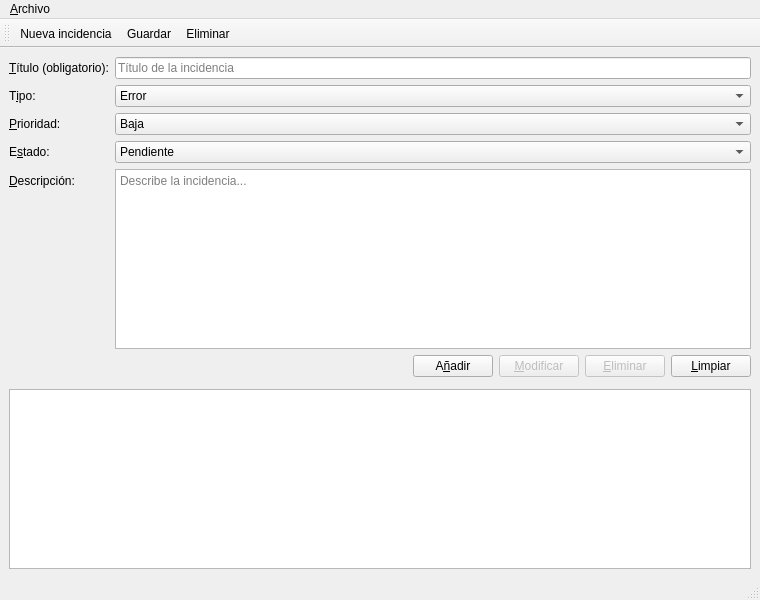
<?xml version="1.0" encoding="UTF-8"?>
<ui version="4.0">
 <class>VentanaPrincipal</class>
 <widget class="QMainWindow" name="VentanaPrincipal">
  <property name="geometry">
   <rect>
    <x>0</x>
    <y>0</y>
    <width>760</width>
    <height>600</height>
   </rect>
  </property>
  <property name="windowTitle">
   <string>BugTracker</string>
  </property>
  <widget class="QWidget" name="centralwidget">
   <layout class="QVBoxLayout" name="verticalLayout">
    <item>
     <layout class="QFormLayout" name="formLayout">
      <item row="0" column="0">
       <widget class="QLabel" name="lblTitulo">
        <property name="text">
         <string>&amp;Título (obligatorio):</string>
        </property>
        <property name="buddy">
         <cstring>txtTitulo</cstring>
        </property>
       </widget>
      </item>
      <item row="0" column="1">
       <widget class="QLineEdit" name="txtTitulo">
        <property name="placeholderText">
         <string>Título de la incidencia</string>
        </property>
       </widget>
      </item>
      <item row="1" column="0">
       <widget class="QLabel" name="lblTipo">
        <property name="text">
         <string>T&amp;ipo:</string>
        </property>
        <property name="buddy">
         <cstring>cmbTipo</cstring>
        </property>
       </widget>
      </item>
      <item row="1" column="1">
       <widget class="QComboBox" name="cmbTipo">
        <item>
         <property name="text">
          <string>Error</string>
         </property>
        </item>
        <item>
         <property name="text">
          <string>Mejora</string>
         </property>
        </item>
        <item>
         <property name="text">
          <string>Nueva funcionalidad</string>
         </property>
        </item>
       </widget>
      </item>
      <item row="2" column="0">
       <widget class="QLabel" name="lblPrioridad">
        <property name="text">
         <string>&amp;Prioridad:</string>
        </property>
        <property name="buddy">
         <cstring>cmbPrioridad</cstring>
        </property>
       </widget>
      </item>
      <item row="2" column="1">
       <widget class="QComboBox" name="cmbPrioridad">
        <item>
         <property name="text">
          <string>Baja</string>
         </property>
        </item>
        <item>
         <property name="text">
          <string>Media</string>
         </property>
        </item>
        <item>
         <property name="text">
          <string>Alta</string>
         </property>
        </item>
        <item>
         <property name="text">
          <string>Crítica</string>
         </property>
        </item>
       </widget>
      </item>
      <item row="3" column="0">
       <widget class="QLabel" name="lblEstado">
        <property name="text">
         <string>E&amp;stado:</string>
        </property>
        <property name="buddy">
         <cstring>cmbEstado</cstring>
        </property>
       </widget>
      </item>
      <item row="3" column="1">
       <widget class="QComboBox" name="cmbEstado">
        <item>
         <property name="text">
          <string>Pendiente</string>
         </property>
        </item>
        <item>
         <property name="text">
          <string>En proceso</string>
         </property>
        </item>
        <item>
         <property name="text">
          <string>Resuelta</string>
         </property>
        </item>
       </widget>
      </item>
      <item row="4" column="0">
       <widget class="QLabel" name="lblDescripcion">
        <property name="text">
         <string>&amp;Descripción:</string>
        </property>
        <property name="buddy">
         <cstring>txtDescripcion</cstring>
        </property>
       </widget>
      </item>
      <item row="4" column="1">
       <widget class="QTextEdit" name="txtDescripcion">
        <property name="tabChangesFocus">
         <bool>true</bool>
        </property>
        <property name="placeholderText">
         <string>Describe la incidencia...</string>
        </property>
       </widget>
      </item>
     </layout>
    </item>
    <item>
     <layout class="QHBoxLayout" name="horizontalLayout">
      <item>
       <spacer name="horizontalSpacer">
        <property name="orientation">
         <enum>Qt::Orientation::Horizontal</enum>
        </property>
        <property name="sizeHint" stdset="0">
         <size>
          <width>40</width>
          <height>20</height>
         </size>
        </property>
       </spacer>
      </item>
      <item>
       <widget class="QPushButton" name="btnAnadir">
        <property name="toolTip">
         <string>Crea una incidencia con los datos del formulario</string>
        </property>
        <property name="text">
         <string>A&amp;ñadir</string>
        </property>
       </widget>
      </item>
      <item>
       <widget class="QPushButton" name="btnModificar">
        <property name="enabled">
         <bool>false</bool>
        </property>
        <property name="toolTip">
         <string>Guarda los cambios de la incidencia seleccionada</string>
        </property>
        <property name="text">
         <string>&amp;Modificar</string>
        </property>
       </widget>
      </item>
      <item>
       <widget class="QPushButton" name="btnEliminar">
        <property name="enabled">
         <bool>false</bool>
        </property>
        <property name="toolTip">
         <string>Elimina la incidencia seleccionada</string>
        </property>
        <property name="text">
         <string>&amp;Eliminar</string>
        </property>
       </widget>
      </item>
      <item>
       <widget class="QPushButton" name="btnLimpiar">
        <property name="toolTip">
         <string>Vacía el formulario para escribir una incidencia nueva</string>
        </property>
        <property name="text">
         <string>&amp;Limpiar</string>
        </property>
       </widget>
      </item>
     </layout>
    </item>
    <item>
     <widget class="Buscador" name="buscador" native="true"/>
    </item>
    <item>
     <widget class="QTableView" name="tblIncidencias">
      <property name="tabKeyNavigation">
       <bool>false</bool>
      </property>
      <property name="accessibleName">
       <string>Lista de incidencias</string>
      </property>
      <property name="editTriggers">
       <set>QAbstractItemView::EditTrigger::NoEditTriggers</set>
      </property>
      <property name="selectionMode">
       <enum>QAbstractItemView::SelectionMode::SingleSelection</enum>
      </property>
      <property name="selectionBehavior">
       <enum>QAbstractItemView::SelectionBehavior::SelectRows</enum>
      </property>
     </widget>
    </item>
   </layout>
  </widget>
  <widget class="QMenuBar" name="menubar">
   <property name="geometry">
    <rect>
     <x>0</x>
     <y>0</y>
     <width>760</width>
     <height>22</height>
    </rect>
   </property>
   <widget class="QMenu" name="menuArchivo">
    <property name="title">
     <string>&amp;Archivo</string>
    </property>
    <addaction name="actionNueva"/>
    <addaction name="actionGuardar"/>
    <addaction name="actionEliminar"/>
    <addaction name="separator"/>
    <addaction name="actionSalir"/>
   </widget>
   <addaction name="menuArchivo"/>
  </widget>
  <widget class="QToolBar" name="toolBarPrincipal">
   <property name="windowTitle">
    <string>Barra principal</string>
   </property>
   <property name="toolButtonStyle">
    <enum>Qt::ToolButtonStyle::ToolButtonTextOnly</enum>
   </property>
   <attribute name="toolBarArea">
    <enum>TopToolBarArea</enum>
   </attribute>
   <attribute name="toolBarBreak">
    <bool>false</bool>
   </attribute>
   <addaction name="actionNueva"/>
   <addaction name="actionGuardar"/>
   <addaction name="actionEliminar"/>
  </widget>
  <widget class="QStatusBar" name="statusbar"/>
  <action name="actionNueva">
   <property name="text">
    <string>&amp;Nueva incidencia...</string>
   </property>
   <property name="statusTip">
    <string>Abre el diálogo para crear una incidencia</string>
   </property>
   <property name="shortcut">
    <string>Ctrl+N</string>
   </property>
  </action>
  <action name="actionGuardar">
   <property name="text">
    <string>&amp;Guardar</string>
   </property>
   <property name="statusTip">
    <string>Guarda el formulario: añade o modifica la seleccionada</string>
   </property>
   <property name="shortcut">
    <string>Ctrl+S</string>
   </property>
  </action>
  <action name="actionEliminar">
   <property name="text">
    <string>&amp;Eliminar</string>
   </property>
   <property name="statusTip">
    <string>Elimina la incidencia seleccionada</string>
   </property>
   <property name="shortcut">
    <string>Del</string>
   </property>
  </action>
  <action name="actionSalir">
   <property name="text">
    <string>&amp;Salir</string>
   </property>
   <property name="statusTip">
    <string>Cierra la aplicación</string>
   </property>
   <property name="shortcut">
    <string>Ctrl+Q</string>
   </property>
  </action>
 </widget>
 <customwidgets>
  <customwidget>
   <class>Buscador</class>
   <extends>QWidget</extends>
   <header>buscador.h</header>
   <container>1</container>
  </customwidget>
 </customwidgets>
 <tabstops>
  <tabstop>txtTitulo</tabstop>
  <tabstop>cmbTipo</tabstop>
  <tabstop>cmbPrioridad</tabstop>
  <tabstop>cmbEstado</tabstop>
  <tabstop>txtDescripcion</tabstop>
  <tabstop>btnAnadir</tabstop>
  <tabstop>btnModificar</tabstop>
  <tabstop>btnEliminar</tabstop>
  <tabstop>btnLimpiar</tabstop>
  <tabstop>tblIncidencias</tabstop>
 </tabstops>
 <resources/>
 <connections/>
</ui>
